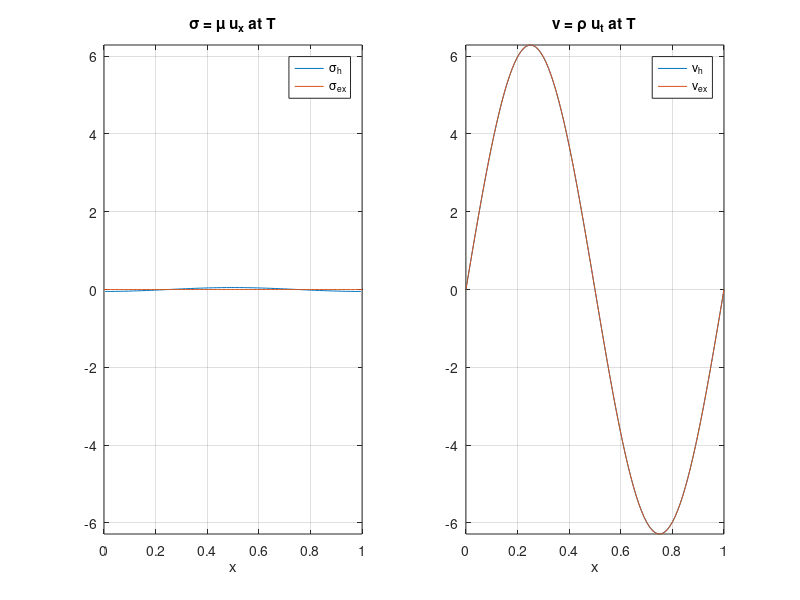
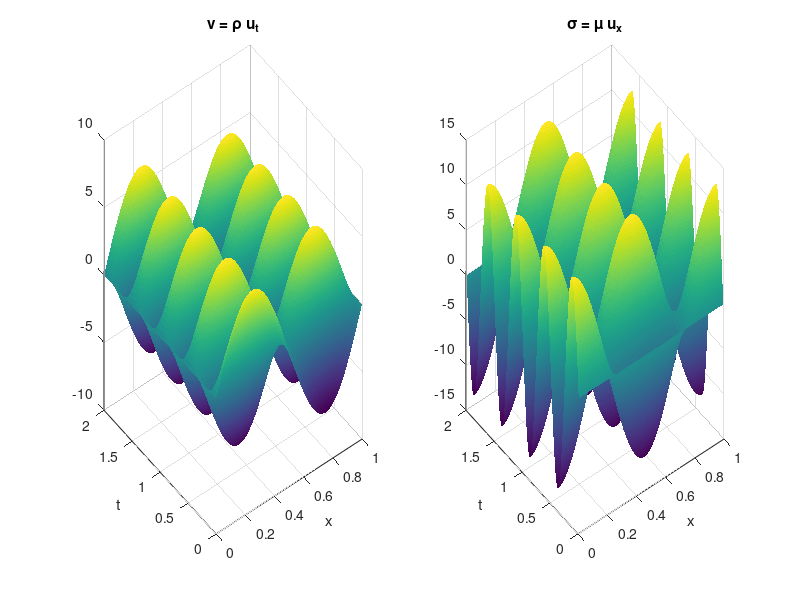

MATLAB code for these plots, in order:
clear; close all; clc;

% Solution of the problem:
%  rho v_t = sigma_x  in (0,L) x (0,T)
%  sigma_t = mu v_x   in (0,L) x (0,T)
%  v(0,t)  = phi(t)   in (0,T)
%  v(L,t)  = psi(t)   in (0,T)
%  sigma(0,t) = s_0   in (0,L)
%  v(0,t)     = v_0   in (0,L)
%
% with the staggered finite difference scheme
% v = u_t and sigma = mu u_x
%
% To be done:
% - add external force f to the system of eqs
% - add boundary conditions for sigma
%
%
%  Model problem: Plane wave solution in (0,1)
%  u(x,t) = sin(2pix)sin(2pit)
%  v(x,t) = 2pi sin(2pix)cos(2pit)
%  sigma(x,t) = mu 2pi cos(2pix)sin(2pit)


% Parameters
L = 1;              % Length of the domain
T = 2;              % Total simulation time
mu = 4;             %
rho = 1;
dx = 0.01;          % Spatial step size
dt = 0.001;         % Temporal step size

% Discretization
xv = 0 : dx/2 : L;    % Spatial grid
tv = 0 : dt/2 : T; % Temporal grid for v

nx = length(xv);
nt = length(tv);

%grid points velocity
[Xv,Yv] = meshgrid(xv(1:2:end),tv(2:2:end));
% grid points stress
[Xs,Ys] = meshgrid(xv(2:2:end),tv(1:2:end));

if (nx < 50 && nt <50)
    figure(1)
    plot(Xv,Yv,'b*')
    hold on; plot(Xs,Ys,'ro')
    xlabel('x'); ylabel('t'); title('staggered grid')
    legend('velocity', 'stress');
end

% u(x,t) = sin(2pix)sin(2pit);
v_ex = @(t,x) 2*pi*cos(2*pi*t)*sin(2*pi*x);      %u_t
sig_ex = @(t,x) mu*2*pi*cos(2*pi*x)*sin(2*pi*t); %mu u_x

v     = NaN(length(tv),length(xv));
sigma = NaN(length(tv)+1,length(xv));

v(1,:)     = v_ex(-dt/2,xv);               % v(x,-dt/2) blue points
sigma(2,2:2:nx) = sig_ex(0,xv(2:2:nx));    % sigma(x,0) red  points

for j = 3 : nt + 1
    if mod(j,2) ~= 0
        for i = 3 : 2 : nx-2
            v(j,i) = v(j-2,i) + dt/dx*1/rho*(sigma(j-1,i+1) - sigma(j-1,i-1));
        end
        %boundary conditions for v
        v(j,1)   = v_ex((j-2)*dt/2,0);
        v(j,end) = v_ex((j-2)*dt/2,L);

    else
        for i = 2 : 2 : nx-1
            sigma(j,i) = sigma(j-2,i) + dt/dx*mu*(v(j-1,i+1) - v(j-1,i-1));
        end
    end

end


% Reconstruct velocity at blue points from the total matrix
v_grid = [];
for i = 2 : nt
    vec = v(i,~isnan(v(i,:)));
    if ~isempty(vec)
        v_grid = [v_grid; vec];
    end
end

% Reconstruct stress at red points from the total matrix
sig_grid = [];
for i = 1 : nt+1
    vec = sigma(i,~isnan(sigma(i,:)));
    if ~isempty(vec)
        sig_grid = [sig_grid; vec];
    end
end


% surface plot of velocity and stress
figure(3)
subplot(1,2,1)
surf(Xv,Yv,v_grid,'EdgeColor','none');
xlabel('x'); ylabel('t'); title('v = \rho u_t')
subplot(1,2,2)
surf(Xs,Ys,sig_grid,'EdgeColor','none');
xlabel('x'); ylabel('t'); title('\sigma = \mu u_x')


% plot of velocity and stress at final time
% comparison between analytical and approximated solutions
figure(2)
subplot(1,2,1)
plot(xv(2:2:end-1),sigma(end,(2:2:end-1))); hold on;
plot(xv,sig_ex(T,xv));
legend('\sigma_h','\sigma_{ex}');
xlabel('x'); title('\sigma = \mu u_x at T');
ylim([-2*pi,2*pi]); grid on;
subplot(1,2,2)
plot(xv(1:2:end),v(end,(1:2:end))); hold on;
plot(xv,v_ex(T-dt/2,xv));
legend('v_h','v_{ex}');
xlabel('x'); title('v = \rho u_t at T');
ylim([-2*pi,2*pi]); grid on;




